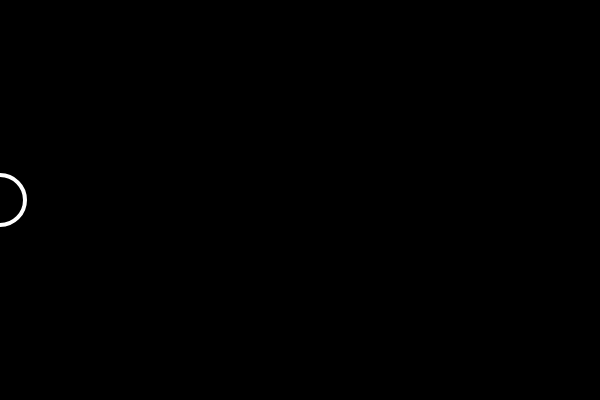
Frame 1 (no input)
Frame 60 (no input): identical to frame 1, image omitted
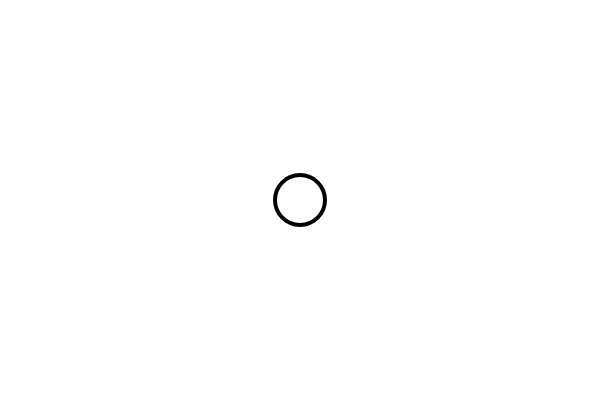
Frame 120 (the mouse pressed at the canvas centre since frame 60)

The p5.js sketch that drew these frames (run headless with seeded random() and noise() and a simulated clock; from frame 60 on, the mouse is pressed at the canvas centre):

// p5.js sketch
// ── sketch.js
function setup() {
  createCanvas(600, 400);
}


function draw() {
  //background(mouseX, mouseY, 0);
  background(mouseX);
  stroke(255-mouseX);
  strokeWeight(4);
  noFill();
  ellipse(mouseX, 200, 50, 50);
}
